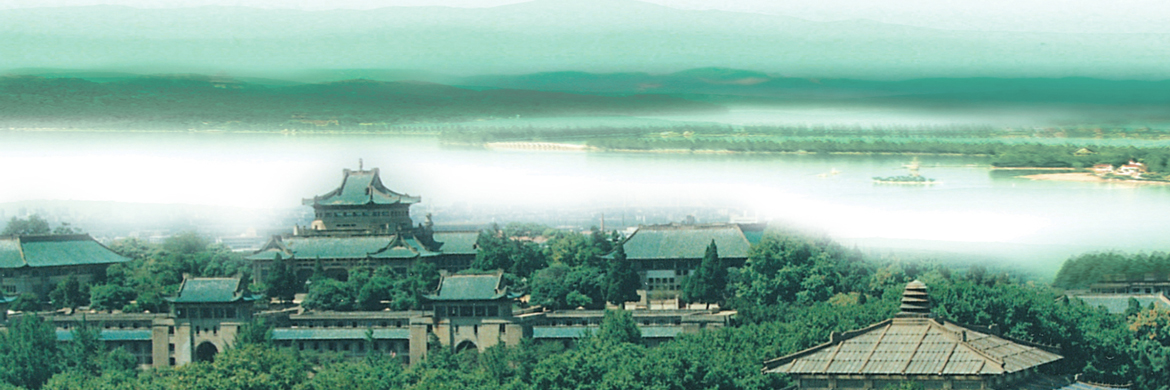
#> input picture lab1/3_lsb/data/cover.png, 1170 x 390 px
$ python exp_3_2.py
#> lines starting #> are read from the running program, lines starting #| are printed output that depends on the picture
"""3.2：按 RGB 分量的行优先顺序替换 LSB，再提取前 n 位。"""
from pathlib import Path

import matplotlib
matplotlib.use("Agg")
import matplotlib.pyplot as plt
import numpy as np
from PIL import Image

BASE = Path(__file__).resolve().parent
COVER = BASE / "data/cover.png"
MESSAGE = BASE / "data/message.txt"
OUTPUT = BASE / "output/3_2"


def embed(image, bits):
    if len(bits) > image.size:
        raise ValueError("消息长度超过 LSB 容量。")
    result = image.copy()
    flat = result.reshape(-1)
    flat[:len(bits)] = (flat[:len(bits)] & 254) | bits
    return result


def extract(image, n):
    return image.reshape(-1)[:n] & 1


image = np.array(Image.open(COVER).convert("RGB"))
#> image is the input picture: shape (390, 1170, 3); mean R, G, B 138.2, 176.1, 161.6
message = MESSAGE.read_bytes()
#> (reads lab1/3_lsb/data/message.txt from the repository)
bits = np.unpackbits(np.frombuffer(message, dtype=np.uint8))
stego = embed(image, bits)
OUTPUT.mkdir(parents=True, exist_ok=True)
Image.fromarray(stego).save(OUTPUT / "stego.png")
saved = np.array(Image.open(OUTPUT / "stego.png").convert("RGB"))
recovered = np.packbits(extract(saved, len(bits))).tobytes()
(OUTPUT / "extracted.txt").write_bytes(recovered)

fig, axes = plt.subplots(1, 2, figsize=(11, 4))
for ax, title, data in zip(axes, ["Original", "Sequential LSB"], [image, saved]):
    ax.imshow(data)
    ax.set_title(title)
    ax.axis("off")
#> this loop made 2 passes
#> title on passes 1 to 2: 'Original', 'Sequential LSB'
fig.tight_layout()
fig.savefig(OUTPUT / "comparison.png", dpi=150)
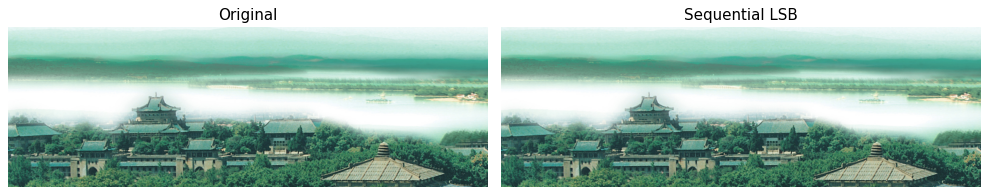
#> figure drawn by matplotlib, 2 panels
plt.close(fig)
print(f"嵌入 {len(bits)} bit，提取消息：{recovered.decode('utf-8')}")
#| 嵌入 320 bit，提取消息：信息隐藏实验 1-2：Python + uv。
print(f"3.2 结果：{OUTPUT}")
